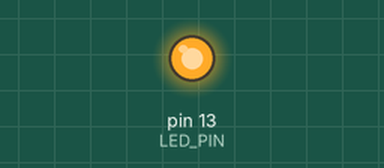
A sketch run on a simulated Arduino Uno, built with avr-gcc and run on an emulated ATmega328P. Parts: output pins drawn as LEDs (lit = HIGH). Sleep ends after the set time or at an interrupt.

Above: at 0.05 s.
At 10.0 s:
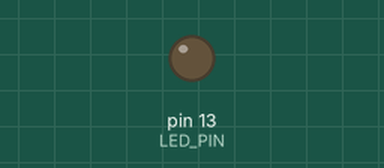
Timing chart, 0 to 13.0 s (numbered marks = the images above):
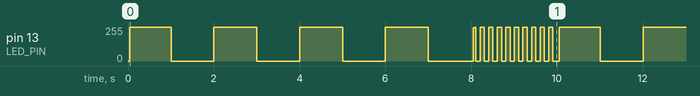

The sketch:

timer_sleep.ino
```cpp
/*
 * Sketch for testing sleep mode with wake up on timer.
 * Donal Morrissey - 2011.
 *
 */
#include <avr/sleep.h>
#include <avr/power.h>

#define LED_PIN (13)

volatile int f_timer=0;


/***************************************************
 *  Name:        ISR(TIMER1_OVF_vect)
 *
 *  Returns:     Nothing.
 *
 *  Parameters:  None.
 *
 *  Description: Timer1 Overflow interrupt.
 *
 ***************************************************/
ISR(TIMER1_OVF_vect)
{
  /* set the flag. */
   if(f_timer == 0)
   {
     f_timer = 1;
   }
}


/***************************************************
 *  Name:        enterSleep
 *
 *  Returns:     Nothing.
 *
 *  Parameters:  None.
 *
 *  Description: Enters the arduino into sleep mode.
 *
 ***************************************************/
void enterSleep(void)
{
    /* Clear the timer counter register.
    * You can pre-load this register with a value in order to
    * reduce the timeout period, say if you wanted to wake up
    * ever 4.0 seconds exactly.
    */
    TCNT1 = 0x0000;

    /* Configure the prescaler for 1:1024, giving us a
    * timeout of 4.09 seconds.
    */
    TCCR1B = 0x05;

  set_sleep_mode(SLEEP_MODE_IDLE);

  sleep_enable();


  /* Disable all of the unused peripherals. This will reduce power
   * consumption further and, more importantly, some of these
   * peripherals may generate interrupts that will wake our Arduino from
   * sleep!
   */
  power_adc_disable();
  power_spi_disable();
  power_timer0_disable();
  power_timer2_disable();
  power_twi_disable();

  /* Now enter sleep mode. */
  sleep_mode();

  /* The program will continue from here after the timer timeout*/
  sleep_disable(); /* First thing to do is disable sleep. */

  /* Re-enable the peripherals. */
  power_all_enable();

  TCCR1B = 0x1;
}


/***************************************************
 *  Name:        setup
 *
 *  Returns:     Nothing.
 *
 *  Parameters:  None.
 *
 *  Description: Setup for the serial comms and the
 *                timer.
 *
 ***************************************************/
void setup()
{
  Serial.begin(9600);

  /* Don't forget to configure the pin! */
  pinMode(LED_PIN, OUTPUT);

  /*** Configure the timer.***/

  /* Normal timer operation.*/
  TCCR1A = 0x00;

  /* Enable the timer overlow interrupt. */
  TIMSK1 = 0x01;
}


/***************************************************
 *  Name:        enterSleep
 *
 *  Returns:     Nothing.
 *
 *  Parameters:  None.
 *
 *  Description: Main application loop.
 *
 ***************************************************/
void loop()
{
    for (int i = 0; i < 2; i++){
        digitalWrite(LED_PIN, HIGH);
        enterSleep();
        digitalWrite(LED_PIN, LOW);
        enterSleep();
    }

    for (int i = 0; i < 4; i++){
        digitalWrite(LED_PIN, HIGH);
        delay(1000);
        digitalWrite(LED_PIN, LOW);
        delay(1000);
    }

    for (int i = 0; i < 3; i++){
        digitalWrite(LED_PIN, HIGH);
        enterSleep();
        digitalWrite(LED_PIN, LOW);
        enterSleep();
    }

    for (int i = 0; i < 10; i++){
        digitalWrite(LED_PIN, HIGH);
        delay(100);
        digitalWrite(LED_PIN, LOW);
        delay(100);
    }

    return;
  if(f_timer==1)
  {
    f_timer = 0;
    /* Toggle the LED */
    digitalWrite(LED_PIN, !digitalRead(LED_PIN));

    /* Re-enter sleep mode. */
    enterSleep();

    int r = digitalRead(LED_PIN);
    if (r == LOW){
        for (int i = 0; i < 10; i++){
            digitalWrite(LED_PIN, HIGH);
            delay(1000);
            digitalWrite(LED_PIN, LOW);
            delay(1000);
        }
    }
  }
}
```

Measured:
- by itself, pin 13 (LED_PIN): moves between 0/255 and 255/255, repeating every 10.0 s
